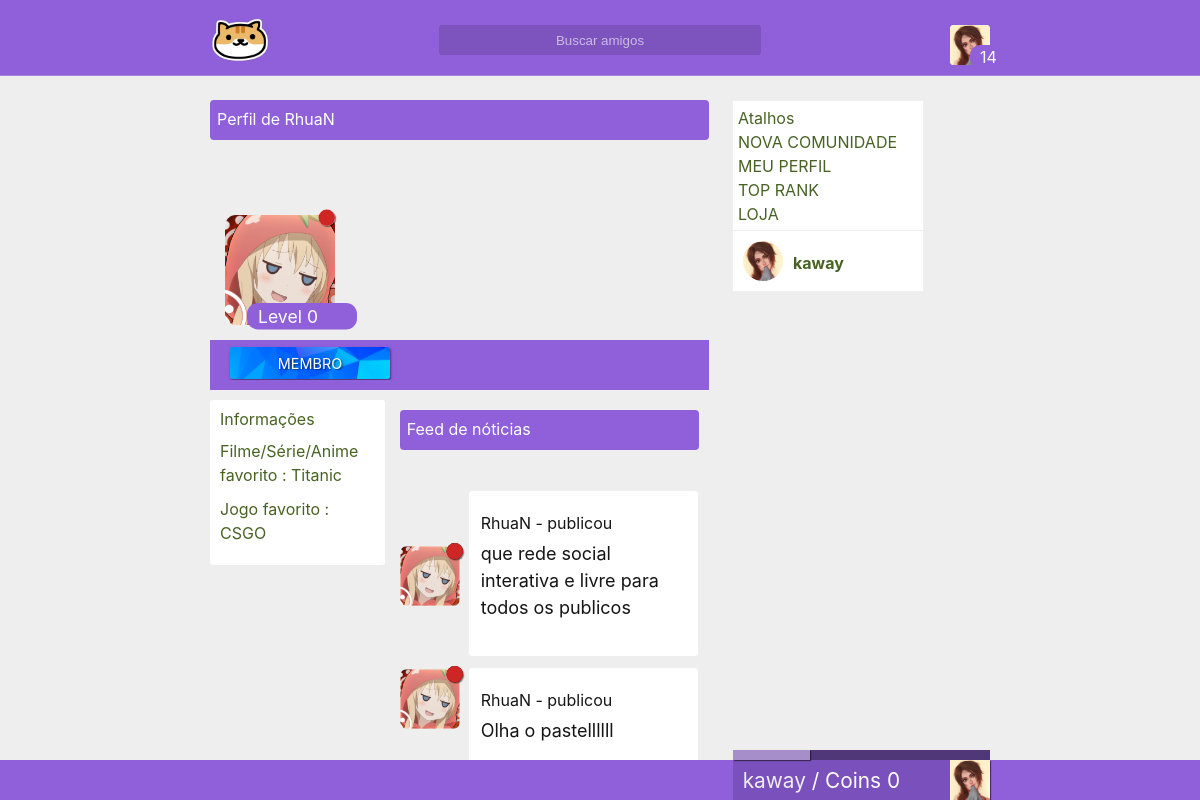
Screenshot of /profile/42 (signed in) with the database file from the repository.
### tables this page shows
CREATE TABLE `user` (
  `id` int(11) NOT NULL,
  `cry` varchar(255) NOT NULL,
  `wtf` varchar(2555) NOT NULL,
  `cool` varchar(2555) NOT NULL,
  `baby` varchar(2555) NOT NULL,
  `very` varchar(2555) NOT NULL,
  `nani` varchar(255) NOT NULL,
  `email` varchar(100) NOT NULL,
  `password` varchar(255) NOT NULL,
  `usuario` varchar(255) NOT NULL,
  `admin` int(11) NOT NULL,
  `avatar` varchar(255) NOT NULL,
  `background` text NOT NULL,
  `cover` text NOT NULL,
  `config` int(11) NOT NULL,
  `game` text NOT NULL,
  `movie` text NOT NULL,
  `pincode` varchar(10) NOT NULL,
  `ip` varchar(255) NOT NULL,
  `tuturial` int(11) NOT NULL,
  `exp` int(11) NOT NULL,
  `lvl` int(11) NOT NULL,
  `tag` int(11) NOT NULL,
  `money` int(11) NOT NULL,
  `status` varchar(200) NOT NULL,
  `anime_favorito` int(11) NOT NULL
);

CREATE TABLE `postagem` (
  `id` int(11) NOT NULL,
  `iduser` int(11) NOT NULL,
  `cry` varchar(2555) NOT NULL,
  `title` text NOT NULL,
  `texto` text NOT NULL
);

### autoload/template/body.php (called while the page is built)
<?php
require './templates/index.php';

### autoload/template.php (called while the page is built)
<?php
require './autoload/template/html.php';
function html(){
	require './autoload/template/body.php';
}

### autoload/start.php (called while the page is built)
<?php
require 'template.php';

### config/_autoload.php (called while the page is built)
<?php
require './autoload/start.php';

### index.php (called while the page is built)
<?php
require './config/config.php';
require './config/_autoload.php';
?>

### autoload/user/user.php (called while the page is built, shortened)
<?php
if(isset($_COOKIE['iduser']) && (isset($_COOKIE['cry']) ) ){
	$iduser = $_COOKIE['iduser'];
	$cry = $_COOKIE['cry'];
    $wtf = $_COOKIE['wtf'];
    $cool = $_COOKIE['cool'];
    $baby = $_COOKIE['baby'];
    $very = $_COOKIE['very'];
	$result_usuario = "SELECT * FROM user WHERE id = '$iduser' && cry = '$cry' and wtf = '$wtf' and cool = '$cool' and baby = '$baby' and very = '$very' LIMIT 1";
    $resultado_usuario = mysqli_query($conn, $result_usuario);
    $user = mysqli_fetch_assoc($resultado_usuario);
}
?>

### autoload/user/stranger.php (called while the page is built)
<?php
if(isset($_GET['id']) ){
	$stranger = $_GET['id'];
	$pontos = array(",", ".", "'");
	$strangert = str_replace($pontos, "", $stranger);
    $result_strangerc = "SELECT * FROM user WHERE id = '$strangert' LIMIT 1";
    $resultado_strangerc = mysqli_query($conn, $result_strangerc);
    $stranger = mysqli_fetch_assoc($resultado_strangerc);
}

### config/config.php (called while the page is built, shortened)
<?php
$dataAtual = date('d/m/Y H:i:s');

### view/profile/feeds.php (the view, shortened to what this page needs)
<?php if(isset($template)){?>
<div class="notice">
    <p>Feed de nóticias</p>
</div>
<?php
$stran = $stranger['id'];
$post = "SELECT * FROM postagem WHERE id and iduser = '$stran' ORDER BY id DESC";
$posta = mysqli_query($conn, $post);
foreach ($posta as $posta => $postas) {
?>
<?php
$quem = $postas['iduser'];
$result_peopledt = "SELECT * FROM user WHERE id = $quem LIMIT 1";
 $resultado_peoplede = mysqli_query($conn, $result_peopledt);
foreach ($resultado_peoplede as $resultado_peoplede => $resultado_peopledes) {
$status = $resultado_peopledes['status'];
$statusatual = null;
if($status >= $dataAtual){
            $statusatual = "1";
}
else{
            $statusatual = "0";
}
?>
<div class="post">
<p style="color: #151515 !important; top: 10px; position: relative; left: 2px;word-wrap: break-word;"><a href="/profile/<?php echo $resultado_peopledes['id'];?>""><?php echo $resultado_peopledes['usuario'];?></a> - publicou</p>
<span style="color: #151515 !important; top: -25px; position: relative; left: 2px; font-size: 18px; word-wrap: break-word;"><?php echo $postas['texto'];?></span>
<div class="postaaa" style="left: -100px; position: absolute;">
<div class="avatar" style="top: -100px; width: 60px !important; height: 60px !important; position: absolute; background: transparent !important; box-shadow: 1px 1px 1px transparent !important;">
<div class="online" style="top: 0px; height: 15px; z-index: 1000; right: -10px; width: 15px; background: #151515;"><div class="verificar" uk-tooltip="<?php if($statusatual == "1"){ echo 'Usuario online';}else{ echo 'Usuario Offline';} ?>" id="verificando<?php echo $resultado_peopledes['id']; echo $postas['id'];?>"></div></div>
<a href='/profile/<?php echo $resultado_peopledes['id'];?>'><img uk-tooltip="<?php echo $resultado_peopledes['usuario'];?>" src="/img/user/<?php echo $resultado_peopledes['avatar'];?>"/></a>
</div>
</div>
</div>
<?Php } } ?>
</div>
<?Php } else{ include '../404/index.php';}?>

### view/dashboard/menu.php (shortened to what this page needs)
<?php if(isset($template)){?>
<?php if(isset($_COOKIE['iduser']) && (isset($_COOKIE['cry']) )){ ?>
<div class="headerta">
	<div class="align">
		<a href="/"><img class="logo" src="/assets/img/friends.png"/></a>
	<div class="boxcenter">
		<input class="busca" type="text" placeholder="Buscar amigos"/>
	</div>
	<div class="boxleft">
		<div class="okaysr">
		<img class="avatar" src="/img/user/<?php echo $user['avatar'];?>"/>
		<p class="myrank"><span id="lvl"><?php echo $user['lvl'];?></span></p>
		</div>
	</div>
	</div>
</div>
<?php
$exp = $user['exp'];
?>
<div class="bottomh">
	<div class="align">
		<div class="profile">
			<div class="exp" uk-tooltip="Progresso">
				<div uk-tooltip="EXP atual <?Php echo $exp;?> de 10" class="atual"></div>
			</div>
			<div class="avatar" uk-tooltip="Foto de avatar">
			</div>
			<p><a href="/profile/<?php echo $user['id'];?>"><?php echo $user['usuario'];?></a> / Coins <?php echo $user['money'];?></p>
		</div>
	</div>
</div>
<?Php } ?>
<?Php }  else{ include '../404/index.php';}?>

### view/profile/stranger.php (shortened to what this page needs)
<?php if(isset($template)){
?>
<?php
require './autoload/user/stranger.php';
if(isset($stranger)){
	?>
<?php
$status = $stranger['status'];
$statusatual = null;
if($status >= $dataAtual){
	$statusatual = "1";
}
else{
	$statusatual = "0";
}
?>
<div class="profile_">
<div class="notice" style="top: 0;">
    <p>Perfil de <?php echo $stranger['usuario'];?></p>
</div>
<div class="cover">
<div class="avatar">
	<div class="online"><div uk-tooltip="<?php if($statusatual == "1"){ echo 'Usuario online';}else{ echo 'Usuario Offline';} ?>" class="verificar"></div></div>
	<img src="/img/user/<?php echo $stranger['avatar'];?>"/>
	<p class="myrank" style="width: auto; top: -40px !important;"><span id="lvl">Level <?php echo $stranger['lvl'];?></span></p>
</div>
</div>
<div class="tab">
	<div class="tags">
<div class="uk-position-relative uk-visible-toggle uk-light" uk-slider id="slidertag">
<ul class="uk-slider-items uk-child-width-1-2 uk-child-width-1-3@s uk-child-width-1-4@m">
<?php
if($stranger['admin'] == 1){
?>
<li>
<div class="tag" id="tagmembro"><p>Administrador</p></div>
<div class="uk-position-center uk-panel"></div>
</li>
<style type="text/css">
	#tagmembro{
	background-image: url('/assets/img/tags/admin.jpg');
	}
</style>
<?php } else{?>
<li>
<div class="tag" id="tagmembro"><p>Membro</p></div>
</li>
<?php } ?>
</ul>
</div>
	</div>
</div>
<div class="left_info">
<h1>Informações</h1>
<p>Filme/Série/Anime favorito : <?php echo $stranger['movie'];?></p>
<p>Jogo favorito : <?php echo $stranger['game'];?></p>
<p><?php
$meuanime = $stranger['anime_favorito'];
$anim = "SELECT * FROM anime WHERE id = '$meuanime' ORDER BY id ASC LIMIT 1";
$anime = mysqli_query($conn, $anim);
foreach ($anime as $anime => $animes) {?>
 <a href="/anime/<?php echo $animes['id'];?>"><?php echo $animes['slug']; } ?></a></p>
</div>
<div class="right_info">
<?php
echo '<div style="position: relative; left: 0; width: 100%; top: -20px;">';
require './view/profile/feeds.php';
echo '</div>';
?>
</div>
</div>
<?php } ?>
<?php } else{
 	include '../404/index.php';
 } ?>

### view/dashboard/status/me.php
<?php if(isset($template)){?>
<div class="links">
<p>Atalhos</p>
<a href="/create_page">Nova comunidade</a>
<br>
<a href="/profile/<?php echo $user['id'];?>">Meu perfil</a>
<br>
<a href="/toprank">Top rank</a>
<br>
<a href="/loja">Loja</a>
</div>
<div class="status">
<a href="/profile/<?php echo $user['id'];?>">
<img class="avatar" src="/img/user/<?php echo $user['avatar'];?>"/>
<p class="user"><?php echo $user['usuario'];?></p>
</a>
</div>
<?Php } else{ include '../404/index.php';}?>

### view/profile/stranger.php (style rules this page uses)
#tagmembro { background-image: url('/assets/img/tags/membro.jpg'); }

### rows the page displays
user: avatar (picture), lvl "14", usuario "kaway", money "0"
user: usuario "RhuaN", avatar (picture), lvl "0", movie "Titanic", game "CSGO"
postagem: texto "que rede social interativa e livre para todos os publicos"
postagem: texto "Olha o pastellllll"
